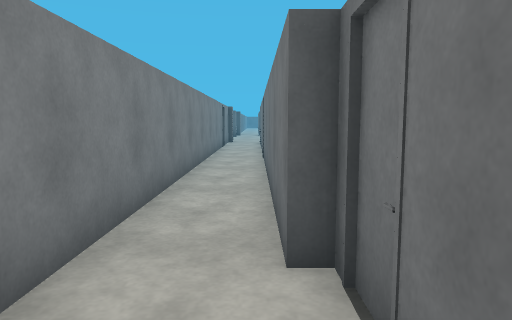
[1] (above)

18 first-person views from a walk through a Gazebo world. The camera is 1.2 m above the floor, tilts 6° down and sees 70° across. The floor is counted in squares, 1 m on a side. Each view is taken from the middle of a square. On the plan, view 1 faces up. The plan holds only what a view shows up to about 14 squares ahead; the rest is blank. The place goes on beyond the plan.

[2]
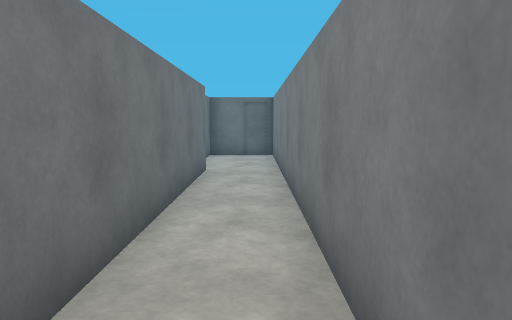

[3]
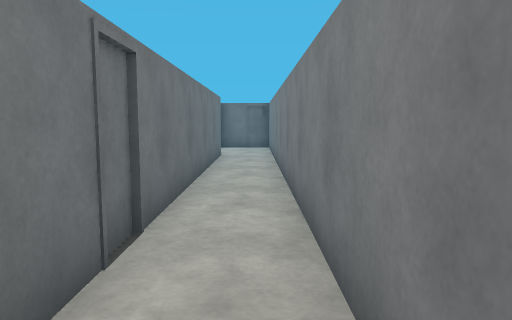

[4]
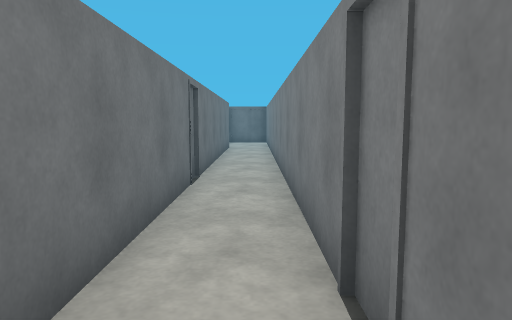

[5]
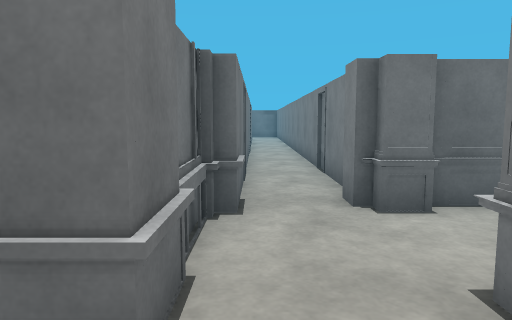

[6]
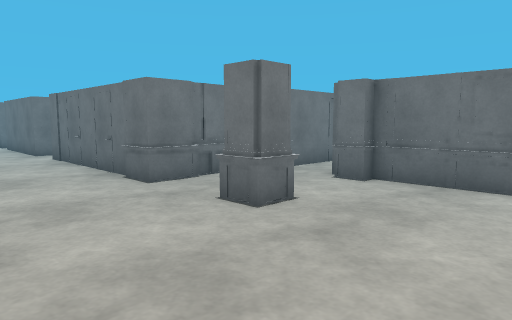

[7]
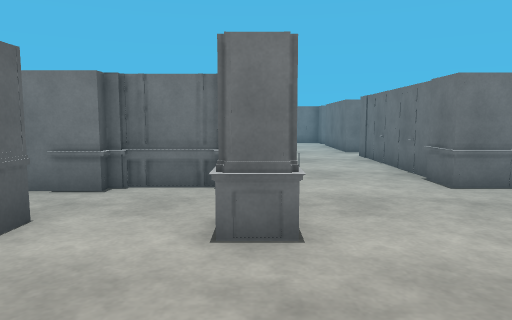

[8]
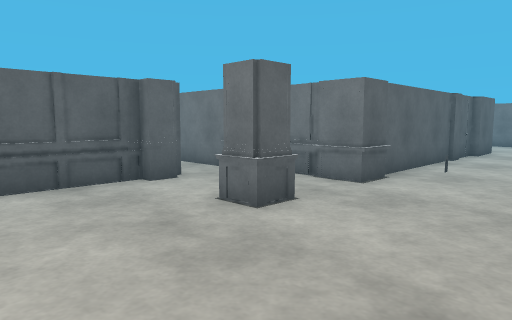

[9]
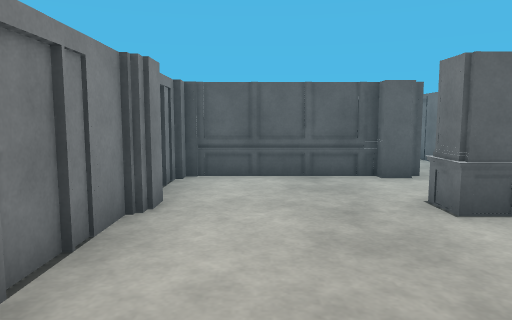

[10]
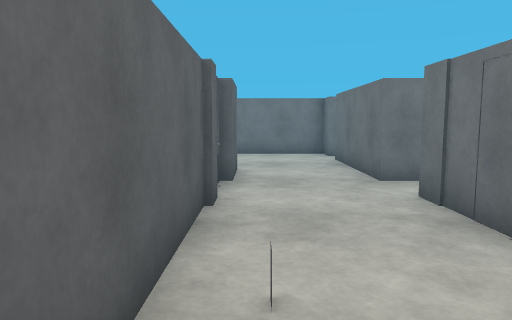

[11]
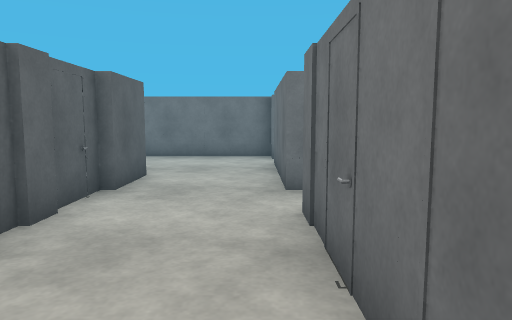

[12]
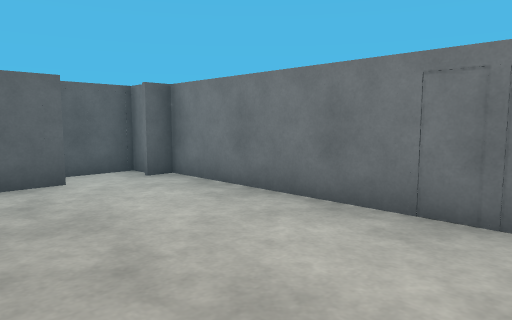

[13]
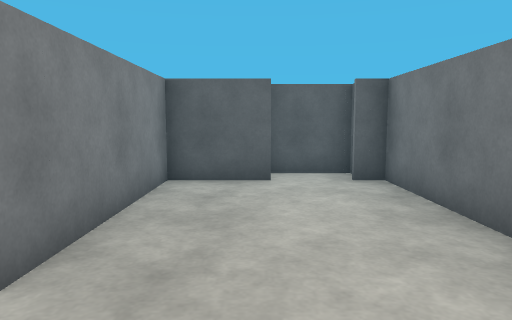

[14]
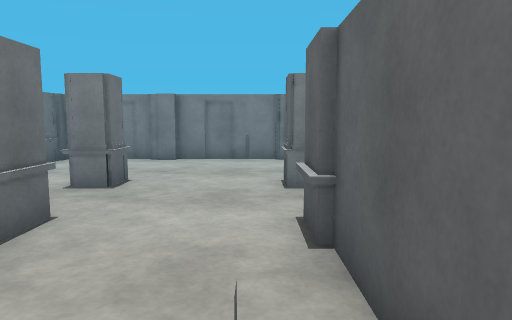

[15]
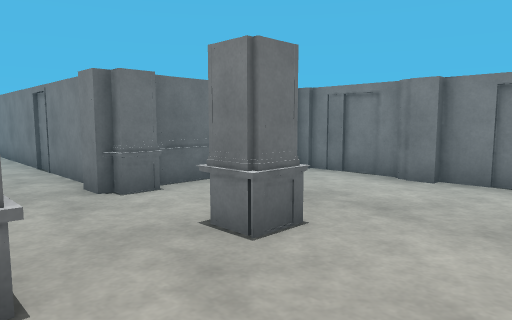

[16]
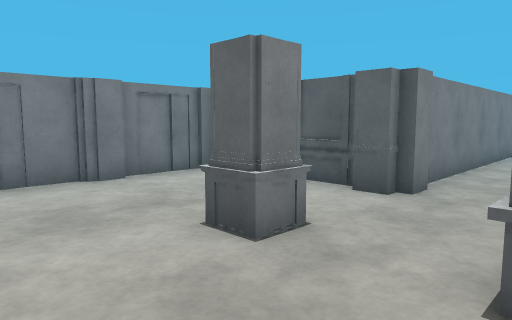

[17]
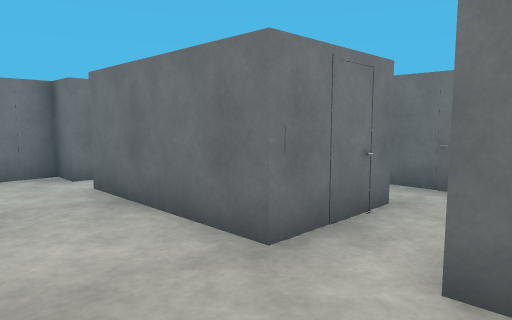

[18]
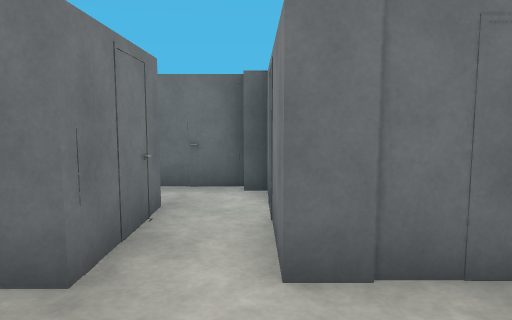

### Floor plan
Points are (right, up) in squares from view 1. A wall is a line through its corners. A room is listed if a view was taken in it or the views show most of it. See-through windows are left out.
Room 1 (views 1, 2, 3)
walls: (-1.6, 19.6) (-1.6, -1.1) (0.7, -1.1) (0.7, 2.9) (0.2, 2.9) (0.2, 19.5)
ways out: opening at (-1, 20) to room 2
Room 2 (views 4, 5, 6, 7, 8, 9, 10, 11, 12, 13, 14, 15, 16, 17, 18)
walls: (0.4, 25.3) (6.8, 25.3); (-1.6, 29.5) (-1.6, 28.7) (-2.4, 28.7) (-2.4, 29.5); (8.4, 28.7) (0.7, 28.7) (0.7, 31.7) (0.2, 31.7) (0.2, 35.9); (8.3, 25.3) (12.8, 25.3); (-2.4, 24.5) (-2.4, 25.3) (-1.6, 25.3) (-1.6, 24.4); (-1.4, 32.8) (-1.4, 32.1) (-1.6, 32.1) (-1.6, 31.7) (-2.4, 31.7); (-2.4, 32.1) (-6.5, 32.1); (-1.6, 22.2) (-1.6, 21.9); (-2.4, 22.2) (-1.4, 22.2) (-1.4, 21.2); (-1.6, 20.6) (-1.6, 19.6); (0.2, 19.5) (0.2, 22.2) (0.7, 22.2) (0.7, 25.5); (-6.5, 29.5) (-6.5, 28.6); (-1.6, 36.5) (-1.6, 33.3); (-6.7, 28.7) (-6.7, 25.4); (-6.5, 25.5) (-6.5, 24.6); (-6.7, 24.7) (-6.7, 21.9) (-2.4, 21.9); (-6.7, 32.1) (-6.7, 29.5); (12.4, 33.4) (10.2, 33.4) (10.2, 28.5) (8.2, 28.5); (13.7, 25.3) (14.7, 25.3) (14.7, 33.4) (14, 33.4); (14.2, 33.9) (14.2, 34.5) (12.2, 34.5)
low walls: (1.6, 28.5) (0.4, 28.5); (0.4, 25.5) (1.5, 25.5); (-1.5, 28.5) (-2.5, 28.5)
ways out: opening at (-1, 20) to room 1; opening at (-1, 36); opening at (8, 26); opening at (13, 26)
objects: other object (3, 28)

Positions as (right, up) in squares from view 1, and headings:
1: (0, 0), facing up
2: (-1, 12), facing down
3: (-1, 16), facing down
4: (-1, 20), facing down
5: (0, 27), facing down
6: (-6, 29), facing down-right
7: (-6, 29), facing right
8: (-6, 25), facing up-right
9: (-5, 24), facing up
10: (1, 28), facing right
11: (2, 26), facing right
12: (10, 26), facing up-right
13: (12, 26), facing up
14: (5, 28), facing left
15: (1, 28), facing down-left
16: (1, 26), facing up-left
17: (6, 28), facing down-right
18: (7, 28), facing down
